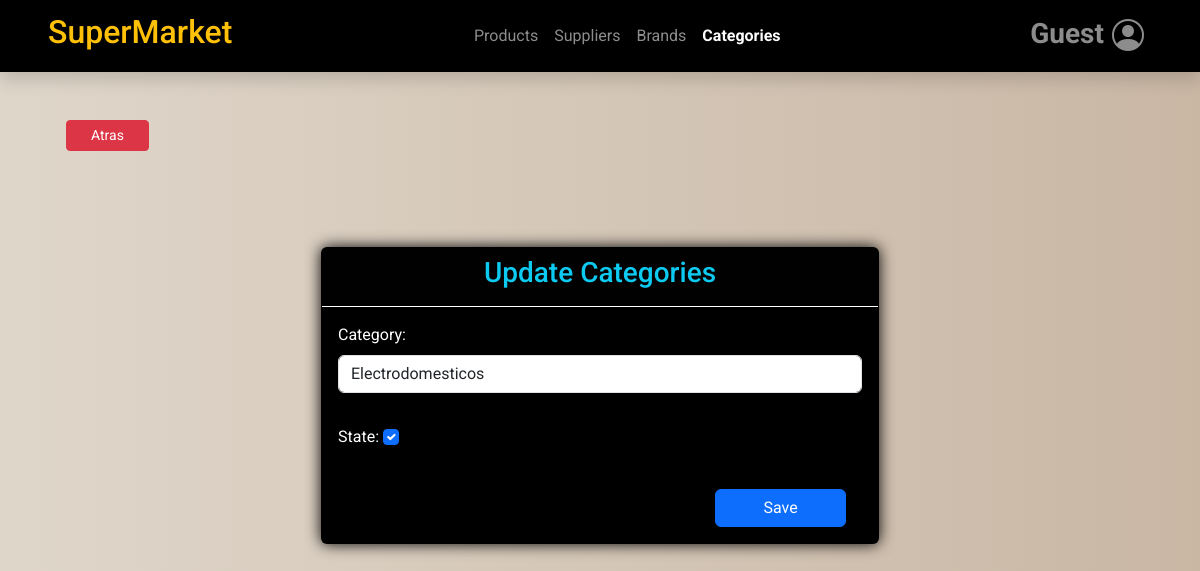
Before: /categories/update_category/1/ with the older database file.
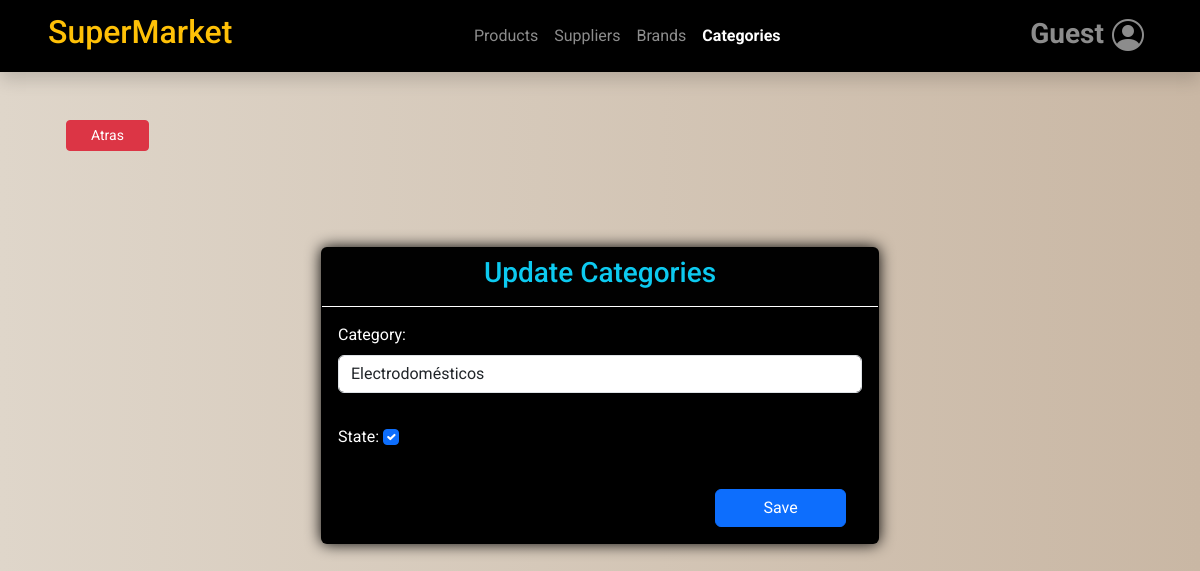
After: the same page with the newer database file.
### ventas/models.py (models this page shows, shortened)
class Category(models.Model):
    description = models.CharField(verbose_name='Categoria',max_length=100)
    user = models.ForeignKey(User,on_delete=models.CASCADE)
    created = models.DateTimeField(auto_now_add=True)
    updated = models.DateTimeField(auto_now=True)
    state = models.BooleanField('Activo', default = True)
    class Meta:
        verbose_name = 'Categoria'
        verbose_name_plural = 'Categorias'
        ordering = ['description']
        indexes = [models.Index(fields=['description']),]

### ventas/views.py (the view)
# urls.py: path('categories/update_category/<int:category_id>/', views.update_category, name='update_category'),
def update_category(request, category_id):
    category = get_object_or_404(Category, pk=category_id)
    if request.method == 'POST':
        form = CategoryForm(request.POST, instance=category)
        if form.is_valid():
            form.save()
            return redirect('ventas:categories')
        else:
            return render(request, 'ventas/categories/update_category.html', {
                'form': CategoryForm(),
                'error_message': form.errors,
                'title1': "Categories",
                'title2': "Update Categories",
                'category': category,
                'company': company,
            })
    else:
        form = CategoryForm(instance=category)
        data = {
            'form': form,
            "title1": "Categories",
            "title2": "Update Categories",
            'category': category,
            'company': company,
        }
        return render(request, 'ventas/categories/update_category.html', data)

### ventas/forms.py
class CategoryForm(ModelForm):
    class Meta:
        model = Category
        fields = ['description', 'state']

### templates/ventas/categories/update_category.html (shortened to what this page needs)
{% extends 'base.html' %}
{% block content %}
<div class="container mt-5">
    <div class="mx-4">
        <a class="btn btn-danger btn-sm px-4" href="{% url 'ventas:categories' %}">Atras</a>
    </div>
    <div class="row">
        <div class="col mt-5 pt-5">
            <div class="card bg-black w-50 mx-auto">
                <div class="card-header text-info border-white text-center">
                    <h3>{{ title2 }}</h3>
                </div>
                <div class="card-body text-white">
                    <form method="POST" id="BrandForm">
                        <div class="row">
                            <div class="col-sm-12 mb-3">
                                <label for="id_description" class="form-label">Category:</label>
                                <input type="text" name="description" class="form-control" value="{{ category.description }}" required id="id_description">
                            </div>
                            <div class="col-sm-12 my-3">
                                <label for="id_state" class="form-label">State:</label>
                                <input type="checkbox" name="state" class="form-check-input" id="id_state" {% if category.state %}checked{% endif %}>
                            </div>
                            </div>
                            <div class="col-12 text-end border-white mt-3">
                                <button type="submit" class="btn btn-primary w-25 mx-3">Save</button>
                            </div>
                        </div>
                </div>
            </div>
        </div>
    </div>
{% endblock %}

Changed rows visible on the page:
changed Category: description "Electrodomesticos" → "Electrodomésticos"
